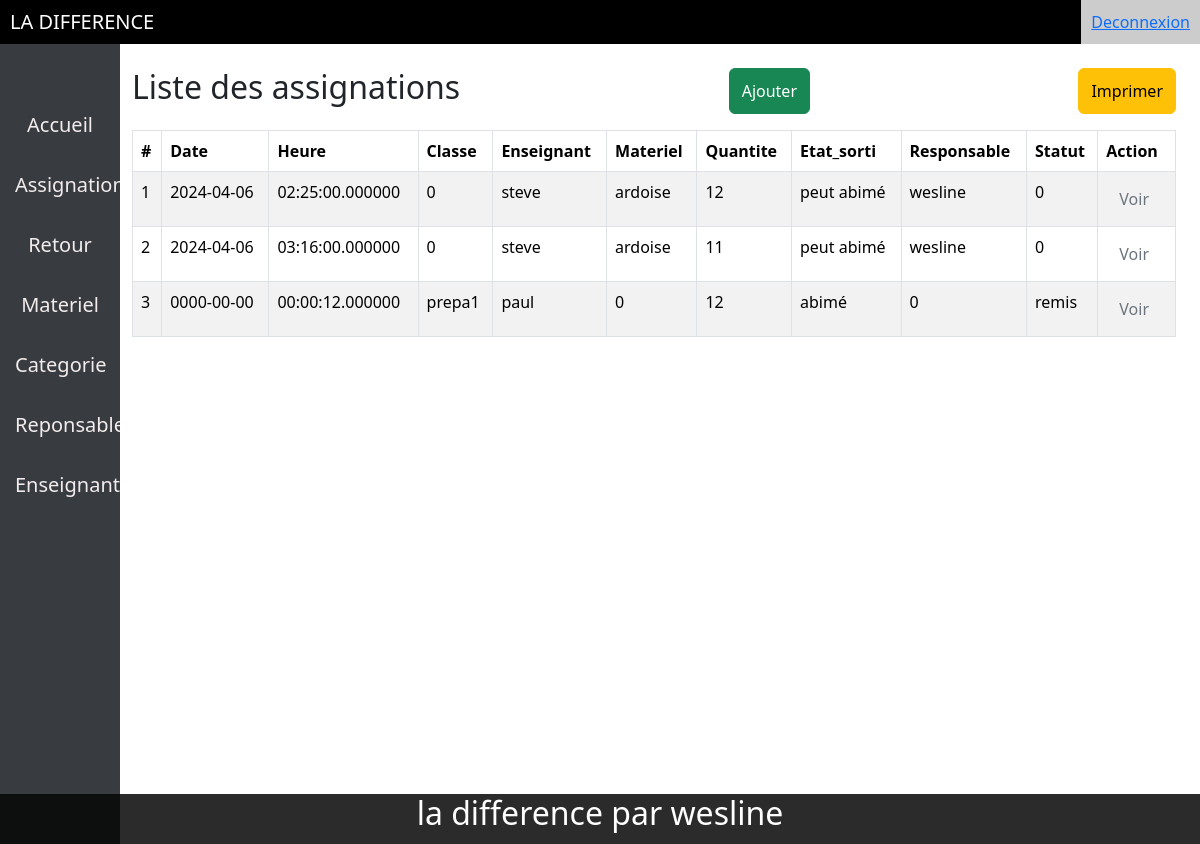
/page/assignation/index.php, run on the app's committed database.
### tables this page shows
CREATE TABLE IF NOT EXISTS `assignation` (
  `id` int NOT NULL AUTO_INCREMENT,
  `matricule` varchar(200) NOT NULL,
  `date` date NOT NULL,
  `heure` time(6) NOT NULL,
  `classe` varchar(200) NOT NULL,
  `enseignant` varchar(200) NOT NULL,
  `materiel` varchar(200) NOT NULL,
  `quantite` int NOT NULL,
  `etat_sorti` varchar(200) NOT NULL,
  `responsable` varchar(200) NOT NULL,
  `statut` varchar(200) NOT NULL,
  `etat_retour` varchar(200) NOT NULL,
  PRIMARY KEY (`id`)
);

### page/assignation/index.php (the view, shortened to what this page needs)
<!DOCTYPE html>
<html lang="en">
<head>
    <link rel="stylesheet" href="../../ex_style/css/bootstrap.min.css">
    <link rel="stylesheet" href="style.css">
</head>
<body>
    <?php require_once "../../components/navbar.php";?>
    <?php require_once "../../components/siberbar.php";?>
    <div class="content">
        <div class="container-fluid mb-9">
            <div class="row">
                    <div class="col-md-12">
                        <div class="mt-4 mb-3 d-flex justify-content-between">
                            <h2 class="pull-left">Liste des assignations</h2>
                            <button type="button" class="btn btn-success" data-bs-toggle="modal" data-bs-target="#modaladd"><i class="fa fa-plus"></i> Ajouter</button>
                            <button class="btn btn-warning" data-bs-toggle="modal" data-bs-target="#modaladd" onclick="window.print()">Imprimer</button>
                        </div>
                        <?php
                        require_once "../../config/config.php";
                        $sql = "SELECT * FROM assignation";
                        if($result = mysqli_query($link, $sql)){
                            if(mysqli_num_rows($result) > 0){
                                echo '<table class="table table-hover table-bordered table-striped">';
                                    echo "<thead>";
                                        echo "<tr>";
                                            echo "<th>#</th>";
                                            echo "<th>Date</th>";
                                            echo "<th>Heure</th>";
                                            echo "<th>Classe</th>";
                                            echo "<th>Enseignant</th>";
                                            echo "<th>Materiel</th>";
                                            echo "<th>Quantite</th>";
                                            echo "<th>Etat_sorti</th>";
                                            echo "<th>Responsable</th>";
                                            echo "<th>Statut</th>";
                                            echo "<th>Action</th>";
                                        echo "</tr>";
                                    echo "</thead>";
                                    echo "<tbody>";
                                    while($row = mysqli_fetch_array($result)){
                                        echo "<tr>";
                                            echo "<td>" . $row['id'] . "</td>";
                                            echo "<td>" . $row['date'] . "</td>";
                                            echo "<td>" . $row['heure'] . "</td>";
                                            echo "<td>" . $row['classe'] . "</td>";
                                            echo "<td>" . $row['enseignant'] . "</td>";
                                            echo "<td>" . $row['materiel'] . "</td>";
                                            echo "<td>" . $row['quantite'] . "</td>";
                                            echo "<td>" . $row['etat_sorti'] . "</td>";
                                            echo "<td>" . $row['responsable'] . "</td>";
                                            echo "<td>" . $row['statut'] . "</td>";
                                            echo "<td>";
                                                echo '<a class="btn btn-pink text-secondary" href="read.php?id='. $row['id'] .'">Voir</a>';
                                            echo "</td>";
                                        echo "</tr>";
                                    }
                                    echo "</tbody>";
                                echo "</table>";
                            } else{
                                echo '<div class="alert alert-danger"><em>Pas d\'enregistrement</em></div>';
                            }
                        } else{
                            echo "Oops! Une erreur est survenue";
                        }
                        ?>
                    </div>
            </div>
        </div>
    </div>
      <?php require_once "../../components/footer.php";?>
</body>
</html>

### components/navbar.php (shortened to what this page needs)
<!DOCTYPE html>
<html lang="en">
    <head>
        <link rel="stylesheet" href="./ex_style/css/bootstrap.min.css">
    </head>
    <header class="navbare">
        <h1>LA DIFFERENCE</h1>
        <button class="bouton-deconnexion"><a href="../../index.php">Deconnexion</a></button>
    </header>
</html>

### components/siberbar.php (shortened to what this page needs)
<!DOCTYPE html>
<html lang="en">
    <head>
        <link rel="stylesheet" href="./ex_style/css/bootstrap.min.css">
    </head>
        <aside class="sidebar">
            <ul>
            <li><a href="../accueil/index.php"><i class="fas fa-home"></i>Accueil</a></li>
            <li><a href="../assignation/index.php">Assignation</a></li>
            <li><a href="../retour/index.php">Retour</a></li>
            <li><a href="../materiel/index.php">Materiel</a></li>
            <li><a href="../categorie/index.php">Categorie</a></li>
            <li><a href="../responsable/index.php">Reponsable</a></li>
            <li><a href="../enseignant/index.php">Enseignant</a></li>
            </ul>
        </aside>
</html>

### components/footer.php (shortened to what this page needs)
<!DOCTYPE html>
<html lang="en">
    <head>
        <link rel="stylesheet" href="./ex_style/css/bootstrap.min.css">
    </head>
    <footer class="pied-de-page">
        <h2>la difference par wesline</h2>
    </footer>
</html>

### page/assignation/style.css (style rules this page uses)
body { font-family: Arial, sans-serif; }
button { background-color: #4caf50; color: white; padding: 12px 20px; border: none; border-radius: 4px; cursor: pointer; transition: background-color 0.3s; }

### components/navbar.php (style rules this page uses)
.navbare, .sidebar, .contenu-principal { display: flex; }
.navbare { background-color: #000; color: #fff; }
.navbare h1 { margin: 0; padding: 10px; font-size: 20px; }
.bouton-deconnexion { margin-left: auto; padding: 10px; background-color: #ccc; border: none; cursor: pointer; }

### components/siberbar.php (style rules this page uses)
.sidebar { width: 10%; background-color: #ccc; height: 100vh; float: left; font-size: 14px; z-index: 1; background-color: #383c41; padding-top: 56px; overflow-x: hidden; transition: transform 0.5s, border-radius 0.5s; }
.sidebar ul { list-style: none; padding: 0; margin: 0; width: 100%; }
.sidebar li { margin-bottom: 10px; padding: 10px 15px; background-color: #383c41; border-radius: 5px; width: auto; text-decoration: none; border-radius: 5px; text-align: center; }
.sidebar li a { color: #f3ecec; text-decoration: none; font-size: 20px; display: block; text-align: center; transition: transform 0.5s, border-radius 0.5s; }

### components/footer.php (style rules this page uses)
.pied-de-page { position: fixed; bottom: 0; width: 100%; background-color: #070606; text-align: center; height: 50px; color: #fff; opacity: 85%; }

### data on the page
assignation: id "1", date "2024-04-06", heure "02:25:00.000000", classe "0", enseignant "steve", materiel "ardoise", quantite "12", etat_sorti "peut abimé", responsable "wesline", statut "0"
assignation: id "2", date "2024-04-06", heure "03:16:00.000000", classe "0", enseignant "steve", materiel "ardoise", quantite "11", etat_sorti "peut abimé", responsable "wesline", statut "0"
assignation: id "3", date "0000-00-00", heure "00:00:12.000000", classe "prepa1", enseignant "paul", materiel "0", quantite "12", etat_sorti "abimé", responsable "0", statut "remis"
